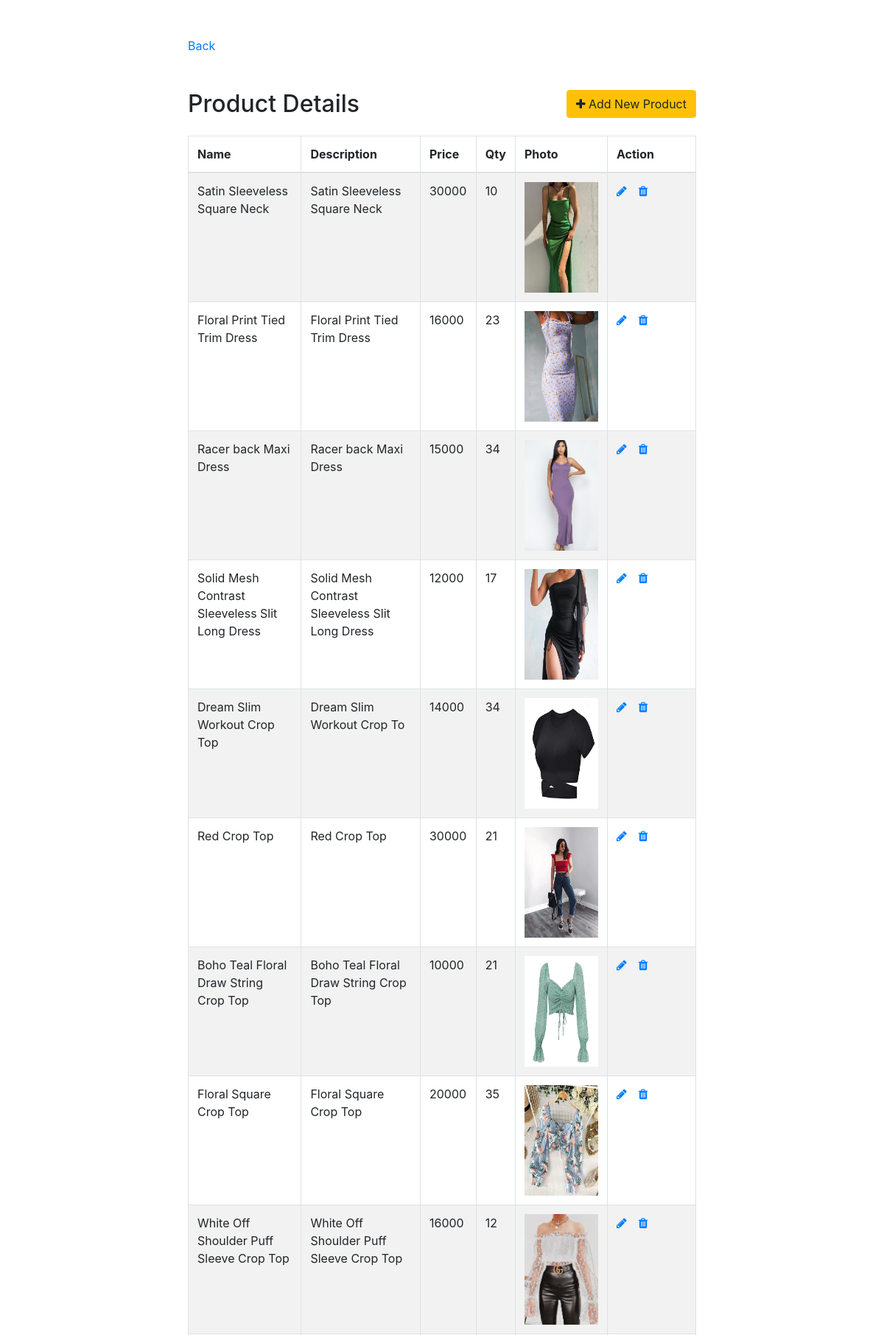
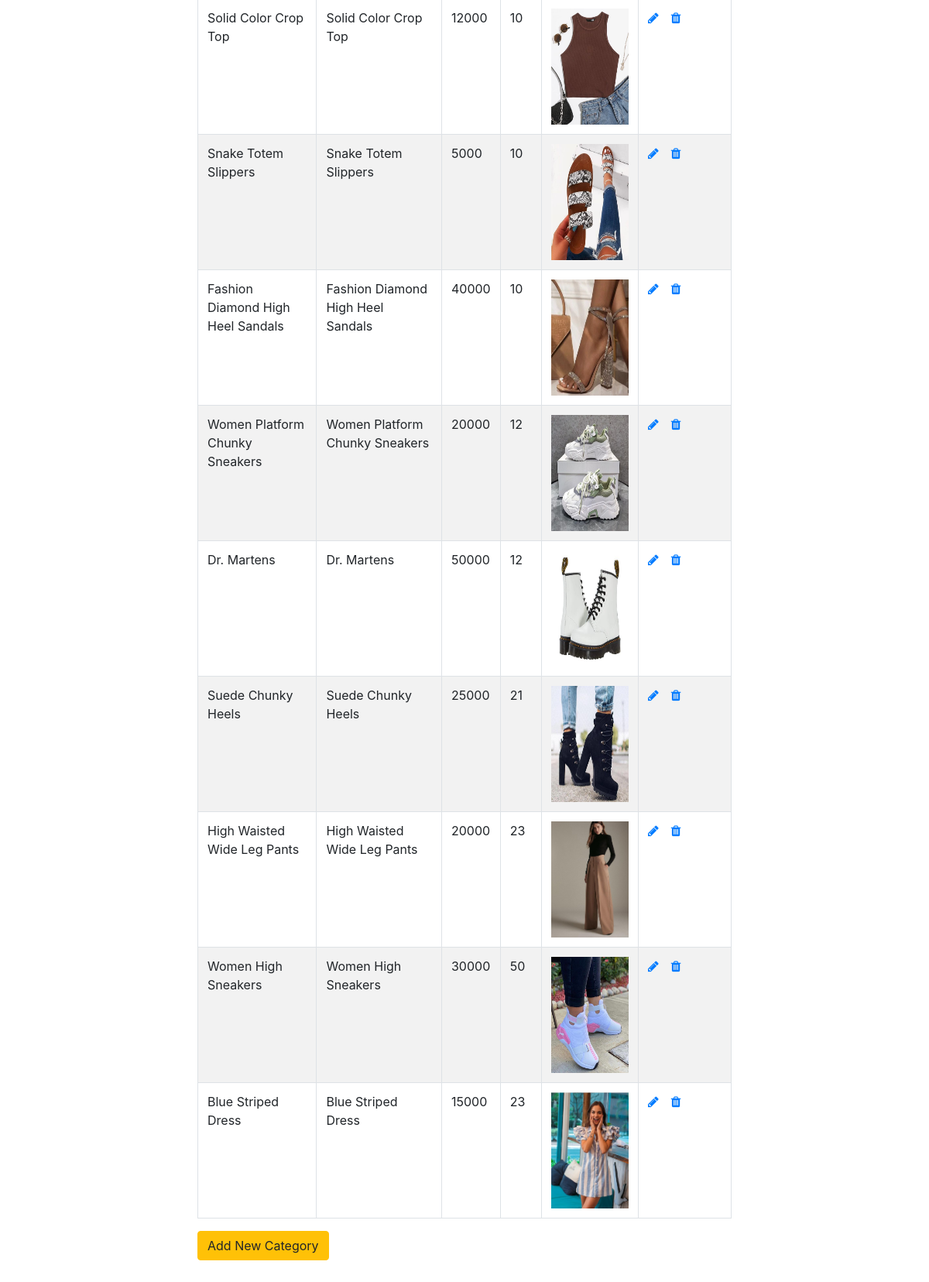
Screenshot of /landing.php with the database file from the repository (2 pictures, top to bottom).
### tables this page shows
CREATE TABLE `product` (
  `id` int(11) NOT NULL,
  `name` varchar(300) NOT NULL,
  `description` varchar(2000) NOT NULL,
  `price` decimal(10,0) NOT NULL,
  `quantity` varchar(100) NOT NULL,
  `image_url` text NOT NULL,
  `category_id` int(11) NOT NULL,
  `tag_id` int(11) NOT NULL,
  `created_at` timestamp NOT NULL DEFAULT current_timestamp(),
  `modified_at` timestamp NOT NULL DEFAULT current_timestamp(),
  `deleted_at` timestamp NOT NULL DEFAULT current_timestamp()
);

### landing.php (the view, shortened to what this page needs)
<!DOCTYPE html>
<html lang="en">
<head>
    <link rel="stylesheet" href="https://stackpath.bootstrapcdn.com/bootstrap/4.5.2/css/bootstrap.min.css">
    <link rel="stylesheet" href="https://maxcdn.bootstrapcdn.com/font-awesome/4.7.0/css/font-awesome.min.css">
</head>
<body>
<div class="wrapper">
    <div class="container-fluid">
      <div class="row">
        <div class="col-md-12">
        <div style="margin-top: 50px;">
            <p><a href="profile.php">Back</a></p>
        </div>
                    <div class="mt-5 mb-3 clearfix">
                        <h2 class="pull-left">Product Details</h2>
                        <a href="create.php" class="btn btn-warning pull-right"><i class="fa fa-plus"></i> Add New Product</a>
                    </div>
            <?php
                include 'config/config.php';
                $sql = "SELECT * FROM product";
                if($result = mysqli_query($connect, $sql)){
                    if(mysqli_num_rows($result) > 0){
                        echo '<table class="table table-bordered table-striped">';
                        echo "<thead>";
                        echo "<tr>";
                        echo "<th>Name</th>";
                        echo "<th>Description</th>";
                        echo "<th>Price</th>";
                        echo "<th>Qty</th>";
                        echo "<th>Photo</th>";
                        echo"<th>Action</th>";
                        echo "</tr>";
                        echo "</thead>";
                        echo "<tbody>";
                        while($row = mysqli_fetch_array($result)){
                            echo "<tr>";
                            echo "<td>" . $row['name'] . "</td>";
                            echo "<td>" . $row['description'] . "</td>";
                            echo "<td>" . $row['price'] . "</td>";
                            echo "<td>" . $row['quantity'] . "</td>";
                            echo "<td><img src='images/".$row['image_url']."' class='img'></td>";
                            echo "<td>";
                            echo '<a href="update.php?id='. $row['id'] .'" class="mr-3" title="Update Product" data-toggle="tooltip"><span class="fa fa-pencil"></span></a>';
                            echo '<a href="delete.php?id='. $row['id'] .'" title="Delete Product" data-toggle="tooltip"><span class="fa fa-trash"></span></a>';
                            echo "</td>";
                            echo "</tr>";
                        }
                        echo "</tbody>";
                        echo "</table>";
                    } else{
                        echo '<div class="alert alert-danger"><em>No products were found.</em></div>';
                    }
                } else{
                    echo "Oops! Something went wrong. Please try again later."; }
                    mysqli_close($connect); ?>
        </div>
      </div>
      <button type="button" class="btn btn-warning" data-toggle="modal" data-target="#exampleModal">Add New Category</button>
</div>
</div>
</body>
</html>

### landing.php (style rules this page uses)
.wrapper { width: 60%; margin: 0 auto; padding-bottom: 2rem; }
table tr td:last-child { width: 120px; }
.img { width: 100px; height: 150px; }

### rows the page displays
product: name "Satin Sleeveless Square Neck", description "Satin Sleeveless Square Neck", price "30000", quantity "10", image_url (picture)
product: name "Floral Print Tied Trim Dress", description "Floral Print Tied Trim Dress", price "16000", quantity "23", image_url (picture)
product: name "Racer back Maxi Dress", description "Racer back Maxi Dress", price "15000", quantity "34", image_url (picture)
product: name "Solid Mesh Contrast Sleeveless Slit Long Dress", description "Solid Mesh Contrast Sleeveless Slit Long Dress", price "12000", quantity "17", image_url (picture)
product: name "Dream Slim Workout Crop Top", description "Dream Slim Workout Crop To", price "14000", quantity "34", image_url (picture)
product: name "Red Crop Top", description "Red Crop Top", price "30000", quantity "21", image_url (picture)
product: name "Boho Teal Floral Draw String Crop Top", description "Boho Teal Floral Draw String Crop Top", price "10000", quantity "21", image_url (picture)
product: name "Floral Square Crop Top", description "Floral Square Crop Top", price "20000", quantity "35", image_url (picture)
product: name "White Off Shoulder Puff Sleeve Crop Top", description "White Off Shoulder Puff Sleeve Crop Top", price "16000", quantity "12", image_url (picture)
product: name "Solid Color Crop Top", description "Solid Color Crop Top", price "12000", quantity "10", image_url (picture)
product: name "Snake Totem Slippers", description "Snake Totem Slippers", price "5000", quantity "10", image_url (picture)
product: name "Fashion Diamond High Heel Sandals", description "Fashion Diamond High Heel Sandals", price "40000", quantity "10", image_url (picture)
product: name "Women Platform Chunky Sneakers", description "Women Platform Chunky Sneakers", price "20000", quantity "12", image_url (picture)
product: name "Dr. Martens", description "Dr. Martens", price "50000", quantity "12", image_url (picture)
product: name "Suede Chunky Heels", description "Suede Chunky Heels", price "25000", quantity "21", image_url (picture)
product: name "High Waisted Wide Leg Pants", description "High Waisted Wide Leg Pants", price "20000", quantity "23", image_url (picture)
product: name "Women High Sneakers", description "Women High Sneakers", price "30000", quantity "50", image_url (picture)
product: name "Blue Striped Dress", description "Blue Striped Dress", price "15000", quantity "23", image_url (picture)
